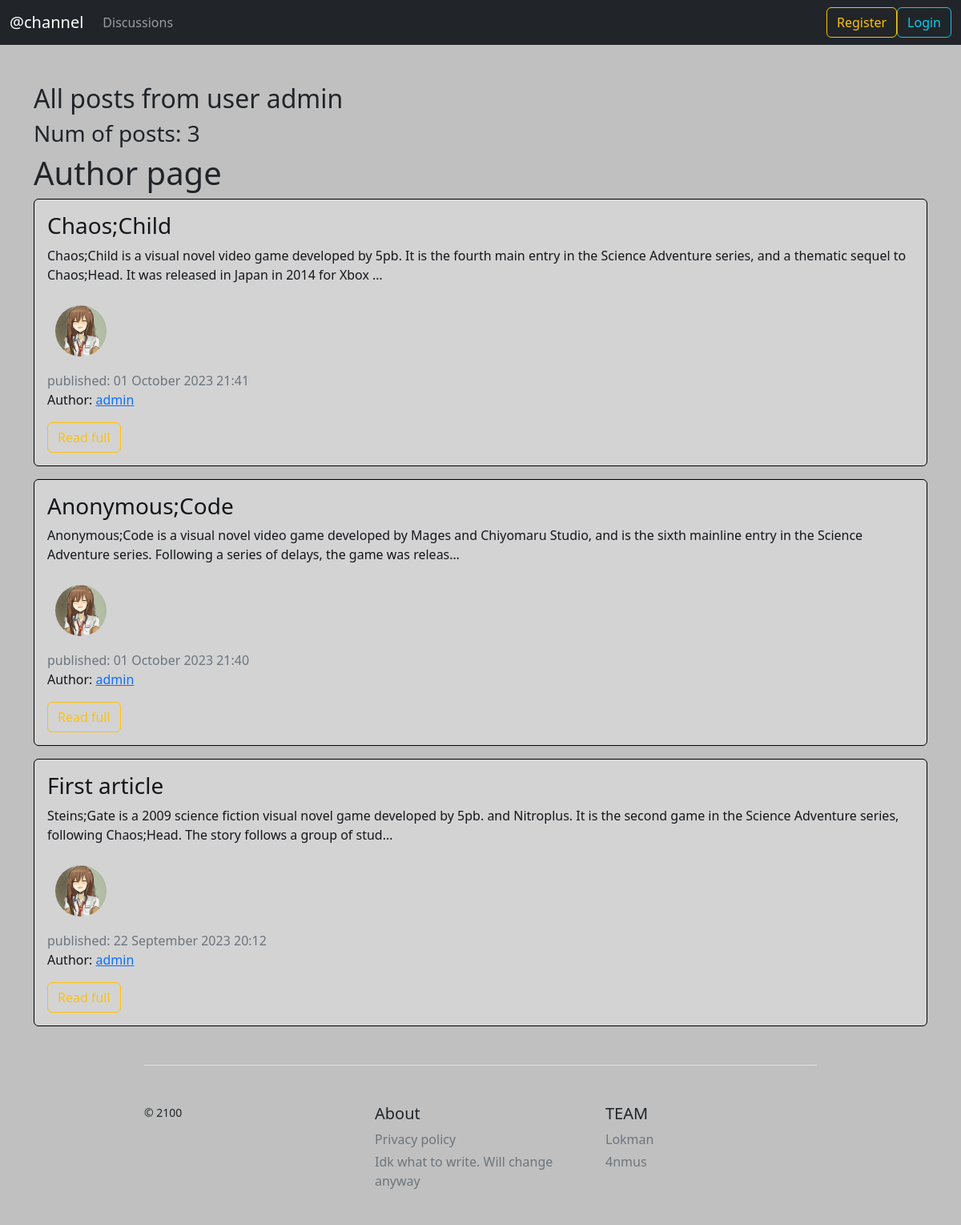
Screenshot of /user/admin with the database file from the repository.
### blog/models.py (models this page shows, shortened)
class News(models.Model):
    title = models.CharField('Name of article', max_length=100, unique=True)
    text = models.TextField("Text")
    date = models.DateTimeField('date', default=timezone.now)
    author = models.ForeignKey(User, verbose_name='author', on_delete=models.CASCADE,  null=True)
    thread = models.ForeignKey(Threads, verbose_name='thread', on_delete=models.CASCADE, null=True)
    class Meta:
        verbose_name = 'New'
        verbose_name_plural = 'News'

### users/models.py (models this page shows, shortened)
class Profile(models.Model):
    user = models.OneToOneField(User, on_delete=models.CASCADE)
    img = models.ImageField("user Photo", default='kris.png', upload_to='user_images')
    class Meta:
        verbose_name = 'Profile'
        verbose_name_plural = "Profiles"

### blog/views.py (the view)
# urls.py: path('user/<str:username>', views.UserAllNewsView.as_view(), name='user-news'),
class UserAllNewsView(ListView):
    model = News
    template_name = 'blog/news_user.html'
    context_object_name = 'news'
    paginate_by = 5
    def get_queryset(self):
        user = get_list_or_404(User, username=self.kwargs['username'])[0]
        return News.objects.filter(author=user).order_by('-date')
    def get_context_data(self, **kwargs):
        ctx = super(UserAllNewsView, self).get_context_data(**kwargs)
        ctx['title'] = 'Author page'
        return ctx

### blog/templates/blog/news_user.html (shortened to what this page needs)
{% extends 'blog/base.html' %}
{% block content %}
    <h2>All posts from user {{ view.kwargs.username }}</h2>
    <h3>Num of posts: {{ page_obj.paginator.count }}</h3>
    <h1>{{ title }}</h1>
    {% for post in news %}
        <div class="alert alert-dark">
            <h3>{{ post.title }}</h3>
            <p>{{ post.text|truncatechars:200|striptags }}</p>
            <div class="row">
                <div>
                    <img src="{{ post.author.profile.img.url }}" alt="{{ post.author }}" class="user_images" >
                </div>
                <div class="mt-2">
                    <span class="text-muted" >published: {{ post.date|date:"d E Y H:i" }}</span>
                    {% if post.author %}
                        <p>Author: <a href="{% url 'user-news' post.author %}">{{ post.author }}</a></p>
                    {% else %}
                        <p>Author: <b>Anonymous</b>, date: {{ post.date|date }}</p>
                    {% endif %}
                </div>
            </div>
            <a href="{% url 'news-detail' post.id %}" class="btn btn-outline-warning">Read full </a>
        </div>
    {% endfor %}
{% endblock %}

### blog/static/blog/main.css (style rules this page uses)
body { background-color: silver; }
.alert-dark { border-color: #000; }
.user_images { margin: 10px; width: 64px; height: 64px; border-radius: 50%; margin-right: 15px; }

### rows the page displays
News: title "Chaos;Child", text "Chaos;Child is a visual novel video game developed by 5pb. It is the fourth main entry in the Science Adventure series, and a thematic sequel to Chaos;Head. It was released in Japan in 2014 for Xbox …", author.profile.img (picture), date "01 October 2023 21:41", author "admin"
News: title "Anonymous;Code", text "Anonymous;Code is a visual novel video game developed by Mages and Chiyomaru Studio, and is the sixth mainline entry in the Science Adventure series. Following a series of delays, the game was releas…", author.profile.img (picture), date "01 October 2023 21:40", author "admin"
News: title "First article", text "Steins;Gate is a 2009 science fiction visual novel game developed by 5pb. and Nitroplus. It is the second game in the Science Adventure series, following Chaos;Head. The story follows a group of stud…", author.profile.img (picture), date "22 September 2023 20:12", author "admin"

### other values shown
{{ view.kwargs.username }} "admin"
{{ page_obj.paginator.count }} "3"
{{ title }} "Author page"
